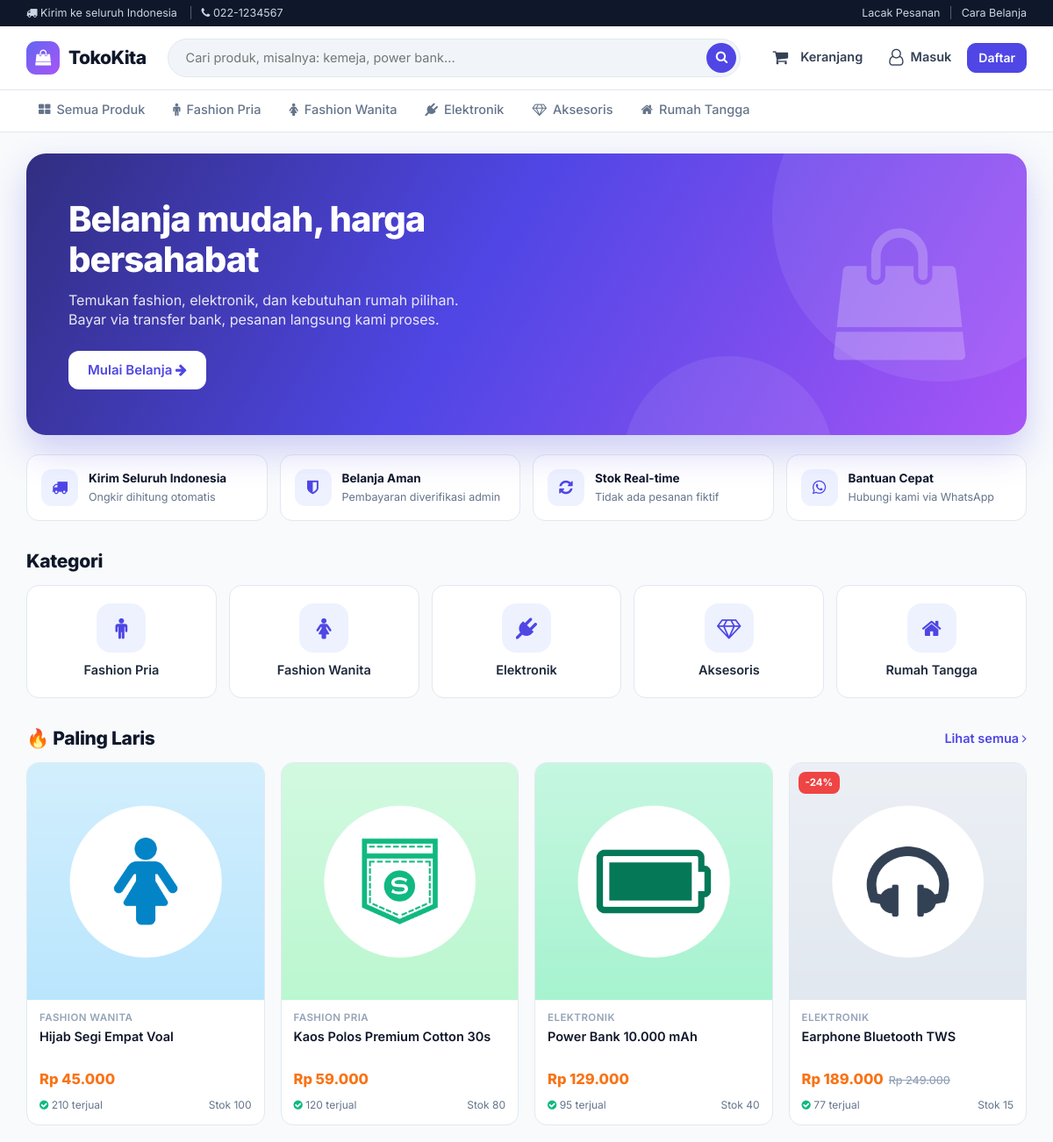
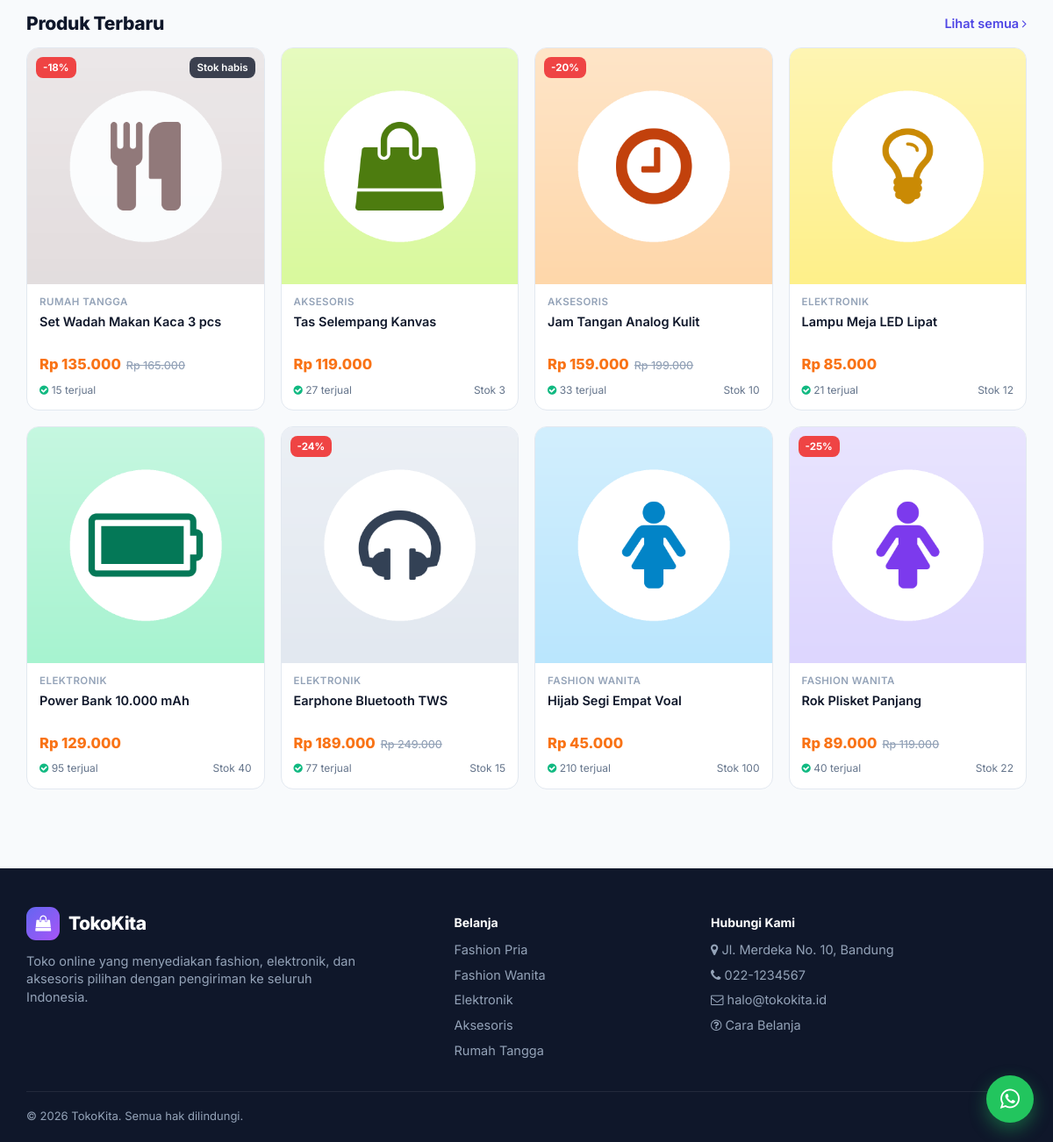
The page / on the database its author committed (2 pictures, top to bottom).
### tables this page shows
CREATE TABLE tbl_toko (
  id_toko    INT PRIMARY KEY,
  nama_toko  VARCHAR(100) NOT NULL,
  slogan     VARCHAR(150),
  alamat     TEXT,
  kota       VARCHAR(50),
  telpon     VARCHAR(20),
  whatsapp   VARCHAR(20),
  email      VARCHAR(100),
  deskripsi  TEXT
);

CREATE TABLE tbl_kategori (
  id_kategori   INT AUTO_INCREMENT PRIMARY KEY,
  nama_kategori VARCHAR(50) NOT NULL,
  slug          VARCHAR(60) NOT NULL UNIQUE,
  icon          VARCHAR(40) DEFAULT 'fa fa-tag'
);

CREATE TABLE tbl_produk (
  id_produk   INT AUTO_INCREMENT PRIMARY KEY,
  id_kategori INT NOT NULL,
  nama_produk VARCHAR(150) NOT NULL,
  slug        VARCHAR(170) NOT NULL UNIQUE,
  deskripsi   TEXT,
  harga       INT NOT NULL,
  harga_coret INT DEFAULT NULL,           
  stok        INT NOT NULL DEFAULT 0,
  berat       INT NOT NULL DEFAULT 500,   
  gambar      VARCHAR(150),
  is_aktif    ENUM('y','n') NOT NULL DEFAULT 'y',
  terjual     INT NOT NULL DEFAULT 0,
  created_at  DATETIME DEFAULT CURRENT_TIMESTAMP
);

### application/core/MY_Controller.php (called while the page is built, shortened)
<?php
class Front_Controller extends MY_Controller
{
    public function __construct()
    {
        $this->load->library('keranjang_lib', NULL, 'keranjang');
    }
    protected function render($view, $data = array())
    {
        $data['kategori_menu'] = $this->db->order_by('id_kategori')->get('tbl_kategori')->result();
        $data['jml_keranjang'] = $this->keranjang->count();
        $data['content'] = $this->load->view($view, $data, TRUE);
        $this->load->view('front/layout', $data);
    }
}

### application/controllers/Home.php (called while the page is built, shortened)
<?php
class Home extends Front_Controller
{
    public function index()
    {
        $data['terbaru']  = $this->M_produk->terbaru(8);
        $data['terlaris'] = $this->M_produk->terlaris(4);
        $this->render('front/home', $data);
    }
}

### index.php (called while the page is built, shortened)
<?php
require_once BASEPATH.'core/CodeIgniter.php';

### application/helpers/toko_helper.php (called while the page is built, shortened)
<?php
if (!function_exists('ci')) {
    function ci()
    {
        return get_instance();
    }
}
if (!function_exists('rupiah')) {
    function rupiah($angka)
    {
        return 'Rp ' . number_format((float) $angka, 0, ',', '.');
    }
}
if (!function_exists('info_toko')) {
    function info_toko($field = NULL)
    {
        static $row = NULL;
        if ($row === NULL) {
            $row = ci()->db->get_where('tbl_toko', array('id_toko' => 1))->row_array() ?: array();
        }
        return isset($row[$field]) ? $row[$field] : '';
    }
}
if (!function_exists('gambar_produk')) {
    function gambar_produk($file)
    {
        if ($file && is_file(FCPATH . 'uploads/produk/' . $file)) {
            return base_url('uploads/produk/' . $file);
        }
        return base_url('assets/img/no-image.png');
    }
}
if (!function_exists('diskon_persen')) {
    function diskon_persen($harga, $harga_coret)
    {
        if (!$harga_coret || $harga_coret <= $harga) return 0;
        return (int) round(($harga_coret - $harga) / $harga_coret * 100);
    }
}

### application/models/M_produk.php (called while the page is built, shortened)
<?php
class M_produk extends MY_Model
{
    private function base()
    {
        return $this->db->select('p.*, k.nama_kategori, k.slug AS slug_kategori')
            ->from('tbl_produk p')->join('tbl_kategori k', 'k.id_kategori = p.id_kategori', 'left');
    }
    public function terlaris($n = 4)
    {
        return $this->base()->where('p.is_aktif', 'y')->order_by('p.terjual', 'DESC')->limit($n)->get()->result();
    }
    public function terbaru($n = 8)
    {
        return $this->base()->where('p.is_aktif', 'y')->order_by('p.created_at', 'DESC')->order_by('p.id_produk', 'DESC')->limit($n)->get()->result();
    }
}

### application/views/front/_produk_card.php (the view)
<?php defined('BASEPATH') OR exit('No direct script access allowed');
$disc = diskon_persen($p->harga, $p->harga_coret); ?>
<a href="<?= site_url('p/' . $p->slug) ?>" class="prod-card <?= $p->stok < 1 ? 'habis' : '' ?>">
  <?php if ($disc): ?><span class="badge-disc">-<?= $disc ?>%</span><?php endif; ?>
  <?php if ($p->stok < 1): ?><span class="badge-out">Stok habis</span><?php endif; ?>
  <div class="thumb"><img src="<?= gambar_produk($p->gambar) ?>" alt="<?= html_escape($p->nama_produk) ?>" loading="lazy"></div>
  <div class="body">
    <div class="cat"><?= html_escape($p->nama_kategori) ?></div>
    <div class="name"><?= html_escape($p->nama_produk) ?></div>
    <div><span class="price"><?= rupiah($p->harga) ?></span><?php if ($disc): ?><span class="price-old"><?= rupiah($p->harga_coret) ?></span><?php endif; ?></div>
    <div class="meta"><span><i class="fa fa-check-circle" style="color:#10b981"></i> <?= $p->terjual ?> terjual</span><span><?= $p->stok > 0 ? 'Stok ' . $p->stok : '' ?></span></div>
  </div>
</a>

### application/views/front/home.php (shortened to what this page needs)
<section class="hero">
  <i class="fa fa-shopping-bag hero-icon"></i>
  <h1><?= html_escape(info_toko('slogan')) ?></h1>
  <p>Temukan fashion, elektronik, dan kebutuhan rumah pilihan. Bayar via transfer bank, pesanan langsung kami proses.</p>
  <a href="<?= site_url('produk') ?>" class="btn btn-light btn-lg">Mulai Belanja <i class="fa fa-arrow-right"></i></a>
</section>
<div class="usp">
  <div class="it"><i class="fa fa-truck"></i><div><b>Kirim Seluruh Indonesia</b><span>Ongkir dihitung otomatis</span></div></div>
  <div class="it"><i class="fa fa-shield"></i><div><b>Belanja Aman</b><span>Pembayaran diverifikasi admin</span></div></div>
  <div class="it"><i class="fa fa-refresh"></i><div><b>Stok Real-time</b><span>Tidak ada pesanan fiktif</span></div></div>
  <div class="it"><i class="fa fa-whatsapp"></i><div><b>Bantuan Cepat</b><span>Hubungi kami via WhatsApp</span></div></div>
</div>
<section class="section">
  <div class="section-head"><h2>Kategori</h2></div>
  <div class="cat-grid">
    <?php foreach ($kategori_menu as $k): ?>
      <a href="<?= site_url('produk?kategori=' . $k->slug) ?>" class="cat-card"><i class="<?= html_escape($k->icon) ?>"></i><?= html_escape($k->nama_kategori) ?></a>
    <?php endforeach; ?>
  </div>
</section>
<section class="section">
  <div class="section-head"><h2>🔥 Paling Laris</h2><a href="<?= site_url('produk?urut=terlaris') ?>">Lihat semua <i class="fa fa-angle-right"></i></a></div>
  <div class="prod-grid">
    <?php foreach ($terlaris as $p) $this->load->view('front/_produk_card', array('p' => $p)); ?>
  </div>
</section>
<section class="section">
  <div class="section-head"><h2>Produk Terbaru</h2><a href="<?= site_url('produk') ?>">Lihat semua <i class="fa fa-angle-right"></i></a></div>
  <div class="prod-grid">
    <?php foreach ($terbaru as $p) $this->load->view('front/_produk_card', array('p' => $p)); ?>
  </div>
</section>

### application/views/front/layout.php (shortened to what this page needs)
<?php defined('BASEPATH') OR exit('No direct script access allowed');
$seg = $this->uri->segment(1); $kat_aktif = $this->input->get('kategori'); ?>
<!DOCTYPE html>
<html lang="id">
<head>
  <link rel="stylesheet" href="<?= base_url('assets/vendor/bootstrap/css/bootstrap.min.css') ?>">
  <link rel="stylesheet" href="<?= base_url('assets/vendor/font-awesome/css/font-awesome.min.css') ?>">
  <link rel="stylesheet" href="<?= base_url('assets/css/toko.css') ?>">
</head>
<body>
<div class="topbar hidden-xs">
  <div class="container">
    <i class="fa fa-truck"></i> Kirim ke seluruh Indonesia
    <span class="sep">|</span><i class="fa fa-phone"></i> <?= html_escape(info_toko('telpon')) ?>
    <span class="pull-right"><a href="<?= site_url('pesanan') ?>">Lacak Pesanan</a><span class="sep">|</span><a href="<?= site_url('home/cara_belanja') ?>">Cara Belanja</a></span>
  </div>
</div>
<header class="site-header">
  <div class="container">
    <div class="bar">
      <a href="<?= site_url() ?>" class="brand"><span class="logo"><i class="fa fa-shopping-bag"></i></span><?= html_escape(info_toko('nama_toko')) ?></a>
      <form class="search" action="<?= site_url('produk') ?>" method="get">
        <input type="text" name="q" placeholder="Cari produk, misalnya: kemeja, power bank..." value="<?= html_escape($this->input->get('q')) ?>">
        <button type="submit"><i class="fa fa-search"></i></button>
      </form>
      <div class="head-actions">
        <a href="<?= site_url('keranjang') ?>" class="head-btn" title="Keranjang"><span class="ic"><i class="fa fa-shopping-cart"></i>
          <?php if ($jml_keranjang): ?><span class="badge"><?= $jml_keranjang ?></span><?php endif; ?></span><span class="lbl">Keranjang</span></a>
        <?php if ($this->session->userdata('id_pelanggan')): ?>
          <div class="dropdown" style="display:inline-block">
            <a href="#" class="head-btn dropdown-toggle" data-toggle="dropdown"><i class="fa fa-user-circle-o"></i>
              <span class="lbl"><?= html_escape(explode(' ', $this->session->userdata('nama_pelanggan'))[0]) ?></span> <i class="fa fa-angle-down" style="font-size:13px"></i></a>
            <ul class="dropdown-menu dropdown-menu-right">
              <li><a href="<?= site_url('pesanan') ?>"><i class="fa fa-file-text-o"></i> Pesanan Saya</a></li>
              <li><a href="<?= site_url('akun') ?>"><i class="fa fa-user-o"></i> Profil</a></li>
              <li><a href="<?= site_url('akun/logout') ?>"><i class="fa fa-sign-out"></i> Keluar</a></li>
            </ul>
          </div>
        <?php else: ?>
          <a href="<?= site_url('akun/login') ?>" class="head-btn"><i class="fa fa-user-o"></i><span class="lbl">Masuk</span></a>
          <a href="<?= site_url('akun/daftar') ?>" class="btn btn-primary hidden-xs">Daftar</a>
        <?php endif; ?>
      </div>
    </div>
  </div>
</header>
<nav class="catnav">
  <div class="container">
    <ul>
      <li><a href="<?= site_url('produk') ?>" class="<?= $seg === 'produk' && !$kat_aktif ? 'active' : '' ?>"><i class="fa fa-th-large"></i> Semua Produk</a></li>
      <?php foreach ($kategori_menu as $k): ?>
        <li><a href="<?= site_url('produk?kategori=' . $k->slug) ?>" class="<?= $kat_aktif === $k->slug ? 'active' : '' ?>"><i class="<?= html_escape($k->icon) ?>"></i> <?= html_escape($k->nama_kategori) ?></a></li>
      <?php endforeach; ?>
    </ul>
  </div>
</nav>
<main class="container" style="min-height:50vh">
  <?= $content ?>
</main>
<footer class="site-footer">
  <div class="container">
    <div class="row">
      <div class="col-md-5">
        <a href="<?= site_url() ?>" class="brand" style="color:#fff !important"><span class="logo"><i class="fa fa-shopping-bag"></i></span><?= html_escape(info_toko('nama_toko')) ?></a>
        <p style="margin-top:14px;max-width:380px"><?= html_escape(info_toko('deskripsi')) ?></p>
      </div>
      <div class="col-md-3 col-sm-6">
        <h5>Belanja</h5>
        <ul>
          <?php foreach (array_slice($kategori_menu, 0, 5) as $k): ?><li><a href="<?= site_url('produk?kategori=' . $k->slug) ?>"><?= html_escape($k->nama_kategori) ?></a></li><?php endforeach; ?>
        </ul>
      </div>
      <div class="col-md-4 col-sm-6">
        <h5>Hubungi Kami</h5>
        <ul>
          <li><i class="fa fa-map-marker"></i> <?= html_escape(info_toko('alamat') . ', ' . info_toko('kota')) ?></li>
          <li><i class="fa fa-phone"></i> <?= html_escape(info_toko('telpon')) ?></li>
          <li><i class="fa fa-envelope-o"></i> <?= html_escape(info_toko('email')) ?></li>
          <li><a href="<?= site_url('home/cara_belanja') ?>"><i class="fa fa-question-circle-o"></i> Cara Belanja</a></li>
        </ul>
      </div>
    </div>
    <div class="copy">&copy; <?= date('Y') ?> <?= html_escape(info_toko('nama_toko')) ?>. Semua hak dilindungi.</div>
  </div>
</footer>
<?php if (info_toko('whatsapp')): ?>
  <a class="wa-float" href="https://wa.me/<?= html_escape(info_toko('whatsapp')) ?>" target="_blank" rel="noopener" title="Chat WhatsApp"><i class="fa fa-whatsapp"></i></a>
<?php endif; ?>
</body>
</html>

### rows shown on the page
tbl_toko: telpon "022-1234567", nama_toko "TokoKita", slogan "Belanja mudah, harga bersahabat", deskripsi "Toko online yang menyediakan fashion, elektronik, dan aksesoris pilihan dengan pengiriman ke seluruh Indonesia.", info_toko('alamat') . ', ' . info_toko('kota') "Jl. Merdeka No. 10, Bandung", email "halo@tokokita.id"
tbl_kategori: nama_kategori "Fashion Pria", nama_kategori "FASHION PRIA"
tbl_kategori: nama_kategori "Fashion Wanita", nama_kategori "FASHION WANITA FASHION WANITA FASHION WANITA"
tbl_kategori: nama_kategori "Elektronik", nama_kategori "ELEKTRONIK ELEKTRONIK ELEKTRONIK ELEKTRONIK ELEKTRONIK"
tbl_kategori: nama_kategori "Aksesoris", nama_kategori "AKSESORIS AKSESORIS"
tbl_kategori: nama_kategori "Rumah Tangga", nama_kategori "RUMAH TANGGA"
tbl_produk: gambar (picture), nama_produk "Hijab Segi Empat Voal Hijab Segi Empat Voal", harga "Rp 45.000 Rp 45.000", terjual "210 210", stok "100 100"
tbl_produk: gambar (picture), nama_produk "Kaos Polos Premium Cotton 30s", harga "Rp 59.000", terjual "120", stok "80"
tbl_produk: gambar (picture), nama_produk "Power Bank 10.000 mAh Power Bank 10.000 mAh", harga "Rp 129.000 Rp 129.000", terjual "95 95", stok "40 40"
tbl_produk: disc "24 24", gambar (picture), nama_produk "Earphone Bluetooth TWS Earphone Bluetooth TWS", harga "Rp 189.000 Rp 189.000", harga_coret "Rp 249.000 Rp 249.000", terjual "77 77", stok "15 15"
tbl_produk: disc "18", gambar (picture), nama_produk "Set Wadah Makan Kaca 3 pcs", harga "Rp 135.000", harga_coret "Rp 165.000", terjual "15"
tbl_produk: gambar (picture), nama_produk "Tas Selempang Kanvas", harga "Rp 119.000", terjual "27", stok "3"
tbl_produk: disc "20", gambar (picture), nama_produk "Jam Tangan Analog Kulit", harga "Rp 159.000", harga_coret "Rp 199.000", terjual "33", stok "10"
tbl_produk: gambar (picture), nama_produk "Lampu Meja LED Lipat", harga "Rp 85.000", terjual "21", stok "12"
tbl_produk: disc "25", gambar (picture), nama_produk "Rok Plisket Panjang", harga "Rp 89.000", harga_coret "Rp 119.000", terjual "40", stok "22"
